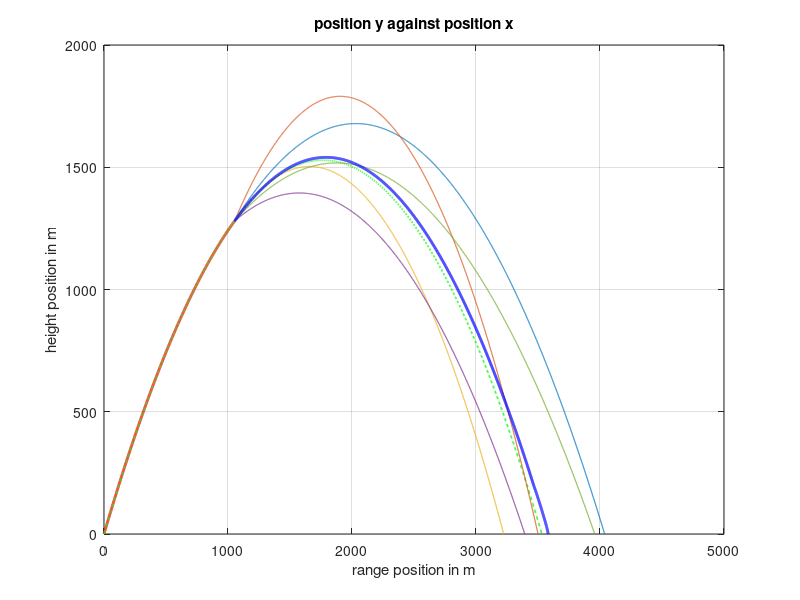

MATLAB code for this plot: (Note: this script raises an error after producing the figure.)
%% This program simulates and calculates the centre of mass of a bomb following a projectile motion
% In this program it is assumed that the bomb starts at on piece and then
% explo
clear ; clc; % delete the previous programs and move forward
%% Setting up paremters
M = 100; % the mass in kg
theta = pi/3; % the angle that the bomb starts at in deg
speed = 200; % the initial speed of the bomb in m/s
x_speed = speed*cos(theta) ; % x component of the speed
y_speed = speed*sin(theta) ; % y component of the speed
v = [x_speed, y_speed];
g = 9.81; % the acceleraton of gravity in m+/s^2
y_at_peak = y_speed^2/(2*g);
time_at_peak = y_speed/g;
x_at_peak = x_speed*time_at_peak;

%range of explosion is between quarter and three-quarters through
%doing this here because we need speed and position right before explosion
% explosion_time = time_at_peak + rand*time_at_peak*0.5;
explosion_time = time_at_peak*0.5 +rand*time_at_peak;
velocity_pre_explosion = [x_speed,0];
explosion_position = [0, 0];
%% the trajectory of the bomb
tau = 0.01; %timestep
Nsteps = ceil((2*time_at_peak)/tau); % number of steps
explosion_step = ceil(explosion_time/tau);
x_position = zeros(1, Nsteps+1);
y_position = zeros(1, Nsteps+1);
for i=2:Nsteps+1
% now we will update the velocity and the position since the acceleration
% is constant
    t = i*tau ; % current time
% from the kinematic equations
    x_position(i) = x_speed*t ; % x = xo +v(ox)t 
    y_position(i) = y_speed*t - 0.5*g*t^2 ; % y = yo + v(oy)t-gt^2/2
    if i == explosion_step
        velocity_pre_explosion(2) = y_speed - g*t;
        explosion_position = [x_position(i), y_position(i)];
    end
    if y_position(i) < 0 %to counter error due to rounding
        y_position(i) = 0;
        x_position(i) = x_speed*2*time_at_peak;
    end
end
%% plotting 
clf ; % clear and move forward
plot(x_position(1, 1:explosion_step),y_position(1, 1:explosion_step),'r-','LineWidth',2)
grid on
hold on
plot(x_position,y_position,'g--','Linewidth',1.2)
title('position y against position x')
xlabel('range position in m')
ylabel('height position in m')
grid on
hold on

%part 2
%randomise some aspects of explosion
explosion_impulse_time = 0.1;
n_fragments = 5;
fragment_masses = zeros(1, n_fragments);
remaining_mass = M;
for i=1:n_fragments-1
    %largest fragment is less than 60% of remainder, greater than 10%
    %this way we don't have (or 'ignore') minisicule pieces
    fragment_masses(i) = (0.1*remaining_mass) + (0.5*rand*remaining_mass);
    remaining_mass = remaining_mass - fragment_masses(i);
end
fragment_masses(n_fragments) = remaining_mass;

%if each fragment is a circle sector, with sides R = 0.25,
%the angle for each sector is given by
fragment_angles = 2*pi*fragment_masses/M;
%randomising a starting point, relative to the horizontal
explosion_force = 3000 + (rand*1500); %newtons
impulse = explosion_force*explosion_impulse_time;
x_speed_fragments = zeros(1, n_fragments);
y_speed_fragments = zeros(1, n_fragments);
starting_angle = 2*pi*rand; %randomised initially, cimulative
%getting initial velocities, conservation of momentum
for i=1:n_fragments
    
    %the centre of mass of each circle sector with angle gamma, is along
    %the radius starting from gamma/2 (due to symmetry).
    %so, the angle from from the horizontal to the direction each fragment
    %will fly off in is given by
    
    tilda = starting_angle + fragment_angles(i)/2;
    % mv(aft) - mv(bef) = ft
    
    x_speed_fragments(i) = ((impulse * cos(tilda))+ ...
        (fragment_masses(i)*velocity_pre_explosion(1)))/fragment_masses(i);   
    y_speed_fragments(i) = ((impulse * sin(tilda))+ ...
        (fragment_masses(i)*velocity_pre_explosion(2)))/fragment_masses(i);  
    
    starting_angle = starting_angle + fragment_angles(i);
end
%these get extended, in the following loop
fragment_x_positions = zeros(n_fragments, 1);
fragment_y_positions = zeros(n_fragments, 1);

all_midair = ones(1, n_fragments);
reached_ground = 0; %n of fragments that reached ground
midair = true;
k = 0; %while loop counter
while (midair)
    t = tau*k;
    k = k+1;
    for i=1:n_fragments
        if all_midair(i)
            fragment_x_positions(i, k) = (x_speed_fragments(i)*t)+explosion_position(1);
            fragment_y_positions(i, k) = ((y_speed_fragments(i)*t)-(0.5*g*t^2))+explosion_position(2);
            if (fragment_y_positions(i, k) < 0)
                fragment_y_positions(i, k) = 0;
                t_to_ground_1 = (y_speed_fragments(i)/g) + (((y_speed_fragments(i)^2) + (2*g*explosion_position(2)))^0.5)/g;
%                 t_to_ground_2 = (y_speed_fragments(i)/g) - (((y_speed_fragments(i)^2) + (2*g*explosion_position(2)))^0.5)/g;
                fragment_x_positions(i, k) = explosion_position(1) + (x_speed_fragments(i)*t_to_ground_1);
                all_midair(i) = 0;
                reached_ground = reached_ground + 1;
                if (reached_ground == n_fragments)
                    midair = false;
                    %DO NOT ADD 'BREAK', still need x positions to be set
                end
            end
        else
            fragment_x_positions(i, k) = fragment_x_positions(i, k-1);
        end
    end
end

%plotting the trajectory of the peices
for i=1:n_fragments
    plot(fragment_x_positions(i, :),fragment_y_positions(i, :),'LineWidth',0.8);
    grid on
    hold on
end


centre_of_mass = zeros(2, k);
for j=1:k
    for i=1:n_fragments
        centre_of_mass(1, j) = centre_of_mass(1, j) + (fragment_x_positions(i, j) * fragment_masses(i));
        centre_of_mass(2, j) = centre_of_mass(2, j) + (fragment_y_positions(i, j) * fragment_masses(i));
    end
end
centre_of_mass = centre_of_mass/M;

plot(centre_of_mass(1, :),centre_of_mass(2, :),'b-', 'lineWidth', 2) % plotting the centre of mass trajectory
f_names = strings(1, 3 + n_fragments);
f_names(1) = 'bomb';
f_names(2) = 'expected trajectory';
for i=3:2+n_fragments
    f_names(i) = 'fragment ' + string(i-2);
end
f_names(n_fragments+3) = 'centre of mass';
legend(f_names) %remove this to view graph clearly
